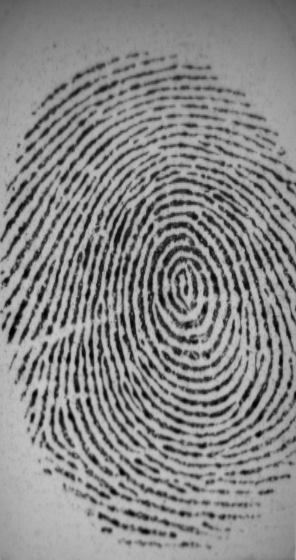
#> input picture categories/fingerprintTemp/anh.jpg, 296 x 560 px
$ python extractMinutiae.py   (older library calls are emulated)
#> lines starting #> are read from the running program, lines starting #| are printed output that depends on the picture; after the words box and inside, x2 and y2 are one past the last pixel; in counts of white or black regions, pixels touching at a corner belong together
### categories/python/enhanced.py
# -*- coding: utf-8 -*-
"""
Created on Sun Mar 29 21:45:22 2020

@author: Admin
"""


import cv2
import numpy as np
from scipy import ndimage
from scipy import signal
import math
import scipy.ndimage


def frequest(im,orientim,windsze,minWaveLength,maxWaveLength):
    rows,cols = np.shape(im)

    # Find mean orientation within the block. This is done by averaging the
    # sines and cosines of the doubled angles before reconstructing the
    # angle again.  This avoids wraparound problems at the origin.

    cosorient = np.mean(np.cos(2*orientim))
    sinorient = np.mean(np.sin(2*orientim))
    orient = math.atan2(sinorient,cosorient)/2

    # Rotate the image block so that the ridges are vertical

    rotim = scipy.ndimage.rotate(im,orient/np.pi*180 + 90,axes=(1,0),reshape = False,order = 3,mode = 'nearest')

    # Now crop the image so that the rotated image does not contain any
    # invalid regions.  This prevents the projection down the columns
    # from being mucked up.

    cropsze = int(np.fix(rows/np.sqrt(2)))
    offset = int(np.fix((rows-cropsze)/2))
    rotim = rotim[offset:offset+cropsze][:,offset:offset+cropsze]

    # Sum down the columns to get a projection of the grey values down
    # the ridges.

    proj = np.sum(rotim,axis = 0)
    dilation = scipy.ndimage.grey_dilation(proj, windsze,structure=np.ones(windsze))

    temp = np.abs(dilation - proj)

    peak_thresh = 2

    maxpts = (temp<peak_thresh) & (proj > np.mean(proj))
    maxind = np.where(maxpts)

    rows_maxind,cols_maxind = np.shape(maxind)

    # Determine the spatial frequency of the ridges by divinding the
    # distance between the 1st and last peaks by the (No of peaks-1). If no
    # peaks are detected, or the wavelength is outside the allowed bounds,
    # the frequency image is set to 0

    if(cols_maxind<2):
        freqim = np.zeros(im.shape)
    else:
        NoOfPeaks = cols_maxind
        waveLength = (maxind[0][cols_maxind-1] - maxind[0][0])/(NoOfPeaks - 1)
        if waveLength>=minWaveLength and waveLength<=maxWaveLength:
            freqim = 1/np.double(waveLength) * np.ones(im.shape)
        else:
            freqim = np.zeros(im.shape)

    return(freqim)

def normalise(img):
    normed = (img - np.mean(img))/(np.std(img))
    return(normed)

def ridge_segment(im, blksze, thresh):
    rows, cols = np.shape(im)

    # normalise to get zero mean and unit standard deviation
    im = normalise(im)

    new_rows =  np.int(blksze * np.ceil((np.float(rows))/(np.float(blksze))))
    new_cols =  np.int(blksze * np.ceil((np.float(cols))/(np.float(blksze))))

    padded_img = np.zeros((new_rows,new_cols))
    stddevim = np.zeros((new_rows,new_cols))

    padded_img[0:rows][:,0:cols] = im

    for i in range(0,new_rows,blksze):
        for j in range(0,new_cols,blksze):
            block = padded_img[i:i+blksze][:,j:j+blksze]

            stddevim[i:i+blksze][:,j:j+blksze] = np.std(block)*np.ones(block.shape)

    stddevim = stddevim[0:rows][:,0:cols]

    mask = stddevim > thresh

    mean_val = np.mean(im[mask])

    std_val = np.std(im[mask])

    normim = (im - mean_val)/(std_val)

    return(normim,mask)

def ridge_orient(im, gradientsigma, blocksigma, orientsmoothsigma):
    rows,cols = im.shape
    #Calculate image gradients.
    sze = np.fix(6*gradientsigma)
    if np.remainder(sze,2) == 0:
        sze = sze+1

    gauss = cv2.getGaussianKernel(np.int(sze),gradientsigma)
    f = gauss * gauss.T

    fy,fx = np.gradient(f)   #Gradient of Gaussian

    #Gx = ndimage.convolve(np.double(im),fx);
    #Gy = ndimage.convolve(np.double(im),fy);

    Gx = signal.convolve2d(im,fx,mode='same')
    Gy = signal.convolve2d(im,fy,mode='same')

    Gxx = np.power(Gx,2)
    Gyy = np.power(Gy,2)
    Gxy = Gx*Gy

    #Now smooth the covariance data to perform a weighted summation of the data.

    sze = np.fix(6*blocksigma)

    gauss = cv2.getGaussianKernel(np.int(sze),blocksigma)
    f = gauss * gauss.T

    Gxx = ndimage.convolve(Gxx,f)
    Gyy = ndimage.convolve(Gyy,f)
    Gxy = 2*ndimage.convolve(Gxy,f)

    # Analytic solution of principal direction
    denom = np.sqrt(np.power(Gxy,2) + np.power((Gxx - Gyy),2)) + np.finfo(float).eps

    sin2theta = Gxy/denom;           # Sine and cosine of doubled angles
    cos2theta = (Gxx-Gyy)/denom


    if orientsmoothsigma:
        sze = np.fix(6*orientsmoothsigma)
        if np.remainder(sze,2) == 0:
            sze = sze+1
        gauss = cv2.getGaussianKernel(np.int(sze),orientsmoothsigma)
        f = gauss * gauss.T
        cos2theta = ndimage.convolve(cos2theta,f) # Smoothed sine and cosine of
        sin2theta = ndimage.convolve(sin2theta,f) # doubled angles

    orientim = np.pi/2 + np.arctan2(sin2theta,cos2theta)/2
    return(orientim)

def ridge_freq(im, mask, orient, blksze, windsze,minWaveLength, maxWaveLength):
    rows,cols = im.shape
    freq = np.zeros((rows,cols))

    for r in range(0,rows-blksze,blksze):
        for c in range(0,cols-blksze,blksze):
            blkim = im[r:r+blksze][:,c:c+blksze]
            blkor = orient[r:r+blksze][:,c:c+blksze]

            freq[r:r+blksze][:,c:c+blksze] = frequest(blkim,blkor,windsze,minWaveLength,maxWaveLength)

    freq = freq*mask
    freq_1d = np.reshape(freq,(1,rows*cols))
    ind = np.where(freq_1d>0)

    ind = np.array(ind)
    ind = ind[1,:]

    non_zero_elems_in_freq = freq_1d[0][ind]

    meanfreq = np.mean(non_zero_elems_in_freq)
    #medianfreq = np.median(non_zero_elems_in_freq)       # does not work properly
    return(freq,meanfreq)

def ridge_filter(im, orient, freq, kx, ky):
    angleInc = 3
    im = np.double(im)
    rows,cols = im.shape
    newim = np.zeros((rows,cols))
    newim = newim + 255

    freq_1d = np.reshape(freq,(1,rows*cols))
    ind = np.where(freq_1d>0)

    ind = np.array(ind)
    ind = ind[1,:]

    # Round the array of frequencies to the nearest 0.01 to reduce the
    # number of distinct frequencies we have to deal with.

    non_zero_elems_in_freq = freq_1d[0][ind]
    non_zero_elems_in_freq = np.double(np.round((non_zero_elems_in_freq*100)))/100

    unfreq = np.unique(non_zero_elems_in_freq)

    # Generate filters corresponding to these distinct frequencies and
    # orientations in 'angleInc' increments.

    sigmax = 1/unfreq[0]*kx
    sigmay = 1/unfreq[0]*ky

    sze = np.int(np.round(3*np.max([sigmax,sigmay])))

    x,y = np.meshgrid(np.linspace(-sze,sze,(2*sze + 1)),np.linspace(-sze,sze,(2*sze + 1)))

    reffilter = np.exp(-(( (np.power(x,2))/(sigmax*sigmax) + (np.power(y,2))/(sigmay*sigmay)))) * np.cos(2*np.pi*unfreq[0]*x) # this is the original gabor filter

    filt_rows, filt_cols = reffilter.shape

    angleRange = np.int(180 / angleInc)

    gabor_filter = np.array(np.zeros((angleRange,filt_rows,filt_cols)))

    for o in range(0, angleRange):

        # Generate rotated versions of the filter.  Note orientation
        # image provides orientation *along* the ridges, hence +90
        # degrees, and imrotate requires angles +ve anticlockwise, hence
        # the minus sign.

        rot_filt = scipy.ndimage.rotate(reffilter,-(o*angleInc + 90),reshape = False)
        gabor_filter[o] = rot_filt

    # Find indices of matrix points greater than maxsze from the image
    # boundary

    maxsze = int(sze)

    temp = freq>0
    validr,validc = np.where(temp)

    temp1 = validr>maxsze
    temp2 = validr<rows - maxsze
    temp3 = validc>maxsze
    temp4 = validc<cols - maxsze

    final_temp = temp1 & temp2 & temp3 & temp4

    finalind = np.where(final_temp)

    # Convert orientation matrix values from radians to an index value
    # that corresponds to round(degrees/angleInc)

    maxorientindex = np.round(180/angleInc)
    orientindex = np.round(orient/np.pi*180/angleInc)

    #do the filtering
    for i in range(0,rows):
        for j in range(0,cols):
            if(orientindex[i][j] < 1):
                orientindex[i][j] = orientindex[i][j] + maxorientindex
            if(orientindex[i][j] > maxorientindex):
                orientindex[i][j] = orientindex[i][j] - maxorientindex
    finalind_rows,finalind_cols = np.shape(finalind)
    sze = int(sze)
    for k in range(0,finalind_cols):
        r = validr[finalind[0][k]]
        c = validc[finalind[0][k]]

        img_block = im[r-sze:r+sze + 1][:,c-sze:c+sze + 1]

        newim[r][c] = np.sum(img_block * gabor_filter[int(orientindex[r][c]) - 1])

    return(newim);

def image_enhance(img):
    blksze = 16
    thresh = 0.1
    normim,mask = ridge_segment(img,blksze,thresh)


    gradientsigma = 1
    blocksigma = 7
    orientsmoothsigma = 7
    orientim = ridge_orient(normim, gradientsigma, blocksigma, orientsmoothsigma)


    blksze = 38
    windsze = 5
    minWaveLength = 5
    maxWaveLength = 15
    freq,medfreq = ridge_freq(normim, mask, orientim, blksze, windsze, minWaveLength,maxWaveLength)


    freq = medfreq*mask
    kx = 0.65
    ky = 0.65
    newim = ridge_filter(normim, orientim, freq, kx, ky)

    return(newim, orientim, mask)

### categories/fingerprintTemp/extractMinutiae.py
# -*- coding: utf-8 -*-
"""
Created on Fri Apr 17 22:04:52 2020

@author: Admin
"""


# -*- coding: utf-8 -*-
"""
Spyder Editor

This is a temporary script file.
"""
import os
import cv2
import numpy as np
from skimage.morphology import skeletonize
import skimage
from enhanced import image_enhance, ridge_orient
import math

def extractMinutiae(img, orientim):

    # extract minutiae
    rows, cols = img.shape;
    minutiaeList = []
    for i in range(1, rows - 1):
        for j in range(1, cols - 1):
            if(img[i][j] == 1):
                listPoints = [img[i-1][j-1], img[i-1][j], img[i-1][j+1], img[i][j+1], img[i+1][j+1], img[i+1][j], img[i+1][j-1], img[i][j-1], img[i-1][j-1]]
                CN = 0
                for k in range(0, 8):
                    if(listPoints[k] != listPoints[k+1]):
                        CN = CN + 1
                CN = CN / 2
                if(CN == 1):
                    minutiaeList.append((i, j, orientim[i][j], 1))
                elif(CN == 3):
                    minutiaeList.append((i, j, orientim[i][j], 3))

    # remove false minutiae
    ####### time 1 ##################
    SpuriousMin = []
    numPoints = len(minutiaeList)
    x_min = x_max = minutiaeList[0][0]
    y_min = y_max = minutiaeList[0][1]
    for i in range(1, numPoints):
        if(x_min > minutiaeList[i][0]):
            x_min = minutiaeList[i][0]
        if(x_max < minutiaeList[i][0]):
            x_max = minutiaeList[i][0]
        if(y_min > minutiaeList[i][1]):
            y_min = minutiaeList[i][1]
        if(y_max < minutiaeList[i][1]):
            y_max = minutiaeList[i][1]

    for i in range(0, numPoints):
        x = minutiaeList[i][0]
        y = minutiaeList[i][1]
        if(x - x_min < 10 or x_max - x < 10 or y - y_min < 10 or y_max - y < 10):
            SpuriousMin.append(i)

    new = []
    SpuriousMin = np.unique(SpuriousMin)
    for i in range(0, numPoints):
        if(not i in SpuriousMin):
            new.append(minutiaeList[i])
    # [29 lines of commented-out code are left out]


    numPoints = len(new)
    SpuriousMin = []
    for i in range(0, numPoints - 1):
        for j in range(i + 1, numPoints):
            (X1, Y1) = new[i][0:2]
            (X2, Y2) = new[j][0:2]
            distance = np.sqrt((X2-X1)**2 + (Y2-Y1)**2)
            if(distance < 7):
                SpuriousMin.append(i)
                SpuriousMin.append(j)

    new1 = []
    SpuriousMin = np.unique(SpuriousMin)
    for i in range(0, numPoints):
        if(not i in SpuriousMin):
            new1.append(new[i])

    numPoints = len(new1)
    x_min = x_max = new1[0][0]
    y_min = y_max = new1[0][1]
    for i in range(1, numPoints):
        if(x_min > new1[i][0]):
            x_min = new1[i][0]
        if(x_max < new1[i][0]):
            x_max = new1[i][0]
        if(y_min > new1[i][1]):
            y_min = new1[i][1]
        if(y_max < new1[i][1]):
            y_max = new1[i][1]

    center = ((x_min + x_max)/2 , (y_min + y_max)/2)

    return (new1, center)

# [22 lines left out: function matchingFingerprint, not called in this run]

def blockImage(orientim):
    r, c = orientim.shape
    rows = r//3
    cols = c//3
    newImg = np.zeros((rows, cols))
    for i in range(0, rows):
        for j in range(0, cols):
            x = i*3
            y = j*3
            sums = orientim[x][y] + orientim[x][y+1] + orientim[x][y+2] + orientim[x+1][y] + orientim[x+1][y+1] + orientim[x+1][y+2] + orientim[x+2][y] + orientim[x+2][y+1] + orientim[x+2][y+2]
            sums = sums/9
            newImg[i][j] = sums
    return newImg

def detectCorePoint(or_im):
    orientim = blockImage(or_im)
    rows, cols = orientim.shape
    core = ()
    cons_min = 500
    for i in range(2, rows - 2):
        for j in range(2, cols - 2):
            # listR = [orientim[i-2][j]*180/math.pi, orientim[i-2][j-1]*180/math.pi, orientim[i-2][j-2]*180/math.pi, orientim[i-1][j-2]*180/math.pi,
            #          orientim[i][j-2]*180/math.pi, orientim[i+1][j-2]*180/math.pi, orientim[i+2][j-2]*180/math.pi, orientim[i+2][j-1]*180/math.pi,
            #          orientim[i+2][j]*180/math.pi, orientim[i+2][j+1]*180/math.pi, orientim[i+2][j+2]*180/math.pi, orientim[i+1][j+2]*180/math.pi,
            #          orientim[i][j+2]*180/math.pi, orientim[i-1][j+2]*180/math.pi, orientim[i-2][j+2]*180/math.pi, orientim[i-2][j+1]*180/math.pi]

            listR = [orientim[i-2][j]*180/math.pi, orientim[i-2][j+1]*180/math.pi, orientim[i-2][j+2]*180/math.pi, orientim[i-1][j+2]*180/math.pi,
                     orientim[i][j+2]*180/math.pi, orientim[i+1][j+2]*180/math.pi, orientim[i+2][j+2]*180/math.pi, orientim[i+2][j-1]*180/math.pi,
                     orientim[i+2][j]*180/math.pi, orientim[i+2][j-1]*180/math.pi, orientim[i+2][j-2]*180/math.pi, orientim[i+1][j-2]*180/math.pi,
                     orientim[i][j-2]*180/math.pi, orientim[i-1][j-2]*180/math.pi, orientim[i-2][j-2]*180/math.pi, orientim[i-2][j-1]*180/math.pi]
            A = 0
            if((listR[0] >= 0 and listR[0] < 50) or (listR[0] >= 120 and listR[0] < 180)):
                A += 1
            if(listR[1] >= 0 and listR[1] < 80):
                A += 1
            if(listR[2] >= 15 and listR[2] < 90):
                A += 1
            if(listR[3] >= 15 and listR[3] < 95):
                A += 1
            if(listR[4] >= 15 and listR[4] < 100):
                A += 1
            if(listR[5] >= 20 and listR[5] < 120):
                A += 1
            if(listR[6] >= 20 and listR[6] < 115):
                A += 1
            if(listR[7] >= 25 and listR[7] < 125):
                A += 1
            if(listR[8] >= 40 and listR[8] < 140):
                A += 1
            if(listR[9] >= 40 and listR[9] < 150):
                A += 1
            if(listR[10] >= 40 and listR[10] < 160):
                A += 1
            if(listR[11] >= 40 and listR[11] < 165):
                A += 1
            if(listR[12] >= 60 and listR[12] < 175):
                A += 1
            if(listR[13] >= 100 and listR[13] < 180):
                A += 1
            if(listR[14] >= 122 and listR[14] < 180):
                A += 1
            if((listR[15] >= 120 and listR[15] < 180) or (listR[15] >=0 and listR[15] < 40)):
                A += 1

            if(A >= 15):
                sum_cos = sum_sin = 0
                for k in range(0, 16):
                    angle = listR[k]*math.pi/90
                    sum_cos += math.cos(angle)
                    sum_sin += math.sin(angle)
                cons = math.sqrt(sum_cos**2 + sum_sin**2)/16
                if(cons_min > cons):
                    cons_min = cons
                    core = (i, j)


    if(len(core) == 0):
        cons_min = 500
        g_x, g_y = np.gradient(orientim)
        G = np.zeros(orientim.shape)
        for i in range(0, rows):
            for j in range(0, cols):
                G[i][j] = math.sqrt(g_x[i][j]**2 + g_y[i][j]**2)
        for i in range(2, rows - 2):
            for j in range(2, cols - 2):
                if(orientim[i][j] > 2.15 and (G[i][j] >= 0.55 and G[i][j] <= 1.75)):
                    listR = [orientim[i-2][j], orientim[i-2][j+1], orientim[i-2][j+2], orientim[i-1][j+2],
                             orientim[i][j+2], orientim[i+1][j+2], orientim[i+2][j+2], orientim[i+2][j-1],
                             orientim[i+2][j], orientim[i+2][j-1], orientim[i+2][j-2], orientim[i+1][j-2],
                             orientim[i][j-2], orientim[i-1][j-2], orientim[i-2][j-2], orientim[i-2][j-1]]
                    sum_cos = sum_sin = 0
                    for k in range(0, 16):
                        angle = 2*listR[k]
                        sum_cos += math.cos(angle)
                        sum_sin += math.sin(angle)
                        cons = math.sqrt(sum_cos**2 + sum_sin**2)/16
                        if(cons_min > cons):
                            cons_min = cons
                            core = (i, j)


    (x, y) = core
    x = x*3 + 1
    y = y*3 + 1
    core = (x, y, or_im[x][y], 0)

    return core

######### read fingerprint image ##########
path = r'anh.jpg'
img = cv2.imread(path, 0)
#> img is the input picture: shape (560, 296); min 0, max 207, mean 135.7
#img = cv2.cvtColor(img, cv2.COLOR_BGR2GRAY)
###########################################


################################
# cv2.imshow('original image', img)


############## enhanced image #########################
rows, cols = np.shape(img)
aspect_ratio = np.double(rows)/np.double(cols)
new_rows = 350
new_cols = new_rows/aspect_ratio
img = cv2.resize(img,(np.int(new_cols),np.int(new_rows)))
#> img: shape (350, 185)
img1, orientim, mask = image_enhance(img)
#> after the loop in ridge_segment, `for i in range(0,new_rows,blksze):`:
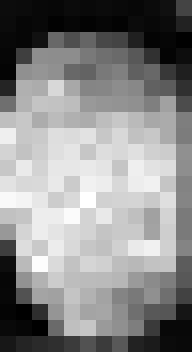
#> stddevim: shape (352, 192) float64; min 0.0828, max 1.41, mean 0.804; drawn with min black and max white
#> in ridge_segment, `mask = stddevim > thresh`:
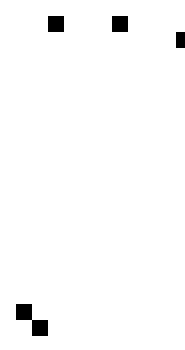
#> mask: shape (350, 185) bool; 98.2% white; 4 black regions, box (x1, y1, x2, y2) and area: (16, 304, 48, 336) 512, (48, 16, 64, 32) 256, (112, 16, 128, 32) 256, (176, 32, 185, 48) 144
#> in ridge_segment, `mean_val = np.mean(im[mask])`: mean_val = -0.00863
#> in ridge_segment, `std_val = np.std(im[mask])`: std_val = 1
#> in ridge_orient, `rows,cols = im.shape`: rows = 350; cols = 185
#> in ridge_freq, `rows,cols = im.shape`: rows = 350; cols = 185
#> the loop in ridge_freq, `for r in range(0,rows-blksze,blksze):` made 9 passes
#> after the loop in ridge_freq, `for r in range(0,rows-blksze,blksze):`:
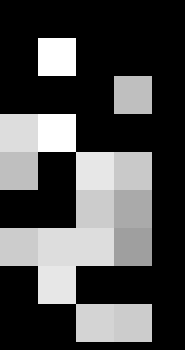
#> freq: shape (350, 185) float64; min 0, max 0.2, mean 0.0591; drawn with min black and max white
#> in ridge_freq, `ind = np.where(freq_1d>0)`: ind = 23104 positions, rows 0 to 0, columns 7068 to 63236
#> in ridge_freq, `meanfreq = np.mean(non_zero_elems_in_freq)`: meanfreq = 0.166
#> in ridge_filter, `rows,cols = im.shape`: rows = 350; cols = 185
#> in ridge_filter, `ind = np.where(freq_1d>0)`: ind = 63582 positions, rows 0 to 0, columns 0 to 64749
#> in ridge_filter, `unfreq = np.unique(non_zero_elems_in_freq)`: unfreq = [0.17]
#> in ridge_filter, `sigmax = 1/unfreq[0]*kx`: sigmax = 3.82
#> in ridge_filter, `sze = np.int(np.round(3*np.max([sigmax,sigmay])))`: sze = 11
#> in ridge_filter, `filt_rows, filt_cols = reffilter.shape`: filt_rows = 23
#> in ridge_filter, `maxsze = int(sze)`: maxsze = 11
#> after the loop in ridge_filter, `for i in range(0,rows):`:
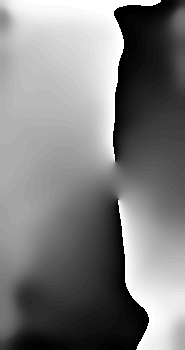
#> orientindex: shape (350, 185) float64; min 1, max 60, mean 30.3; drawn with min black and max white
#> in ridge_filter, `finalind_rows,finalind_cols = np.shape(finalind)`: finalind_rows = 1; finalind_cols = 51950
#> after the loop in ridge_filter, `for k in range(0,finalind_cols):`:
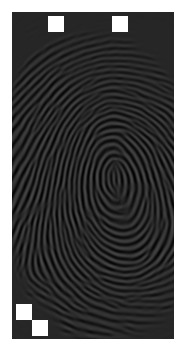
#> newim: shape (350, 185) float64; min -45.05, max 255, mean 50.4; drawn with min black and max white
img1 = 255*img1
#######################################################


####################################
# cv2.imshow('enhanced image', img1)


################## thining image ############################
ret, img2 = cv2.threshold(img1, 0, 255, cv2.THRESH_BINARY)
#> img2: shape (350, 185) float64; 61.6% white; 74 black regions (19 under 20 px), largest, box (x1, y1, x2, y2) and area: (80, 132, 152, 247) 3455, (70, 111, 174, 268) 2046, (46, 96, 174, 317) 1613
bin_thresh = (img2 == 0).astype(int)
skel = skeletonize(bin_thresh)
#> skel: shape (350, 185) bool; 11.7% white in thin lines or dots, all inside (x1, y1, x2, y2) = (12, 12, 174, 339)
#############################################################


or_im = ridge_orient(skel, 1, 7, 7)
#> call 2 of ridge_orient, with gradientsigma = 1, blocksigma = 7, orientsmoothsigma = 7
#> in ridge_orient (call 2), `Gy = signal.convolve2d(im,fy,mode='same')`:
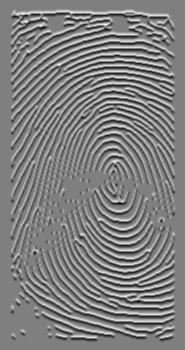
#> Gy: shape (350, 185) float64; min -0.24, max 0.239, mean -6.86e-19; drawn with min black and max white
#> in ridge_orient (call 2), `Gxx = np.power(Gx,2)`:
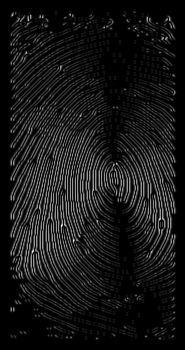
#> Gxx: shape (350, 185) float64; min 0, max 0.0513, mean 0.0047; drawn with min black and max white


############# extract minutiae and detect core point #########
minutiaeList, center = extractMinutiae(skel, or_im)
#> in extractMinutiae, `rows, cols = img.shape;`: rows = 350; cols = 185
#> after the loop in extractMinutiae, `for i in range(1, rows - 1):`: minutiaeList = 224 items, first 6: (12, 14, 2.76, 1), (13, 71, 3.08, 3), (13, 124, 0.0476, 3), (14, 23, 2.81, 3), (14, 29, 2.87, 3), (14, 42, 2.99, 3)
#> in extractMinutiae, `numPoints = len(minutiaeList)`: numPoints = 224
#> in extractMinutiae, `x_min = x_max = minutiaeList[0][0]`: x_min = 12
#> in extractMinutiae, `y_min = y_max = minutiaeList[0][1]`: y_min = 14
#> the loop in extractMinutiae, `for i in range(1, numPoints):` made 223 passes
#> (x_max, y_max) on passes 1, 17: (13, 71), (20, 168)
#> after the loop in extractMinutiae, `for i in range(1, numPoints):`: x_max = 338; x_min = 12; y_max = 173; y_min = 12
# point, list_core = detectCorePoint(orientim, center)
point = detectCorePoint(or_im)

#############################################################

final_minutiae_list = []
final_minutiae_list.append(point)
length = len(minutiaeList)
for i in range(0, length):
    final_minutiae_list.append(minutiaeList[i])


user_id = '000009'
with open('database_db2_input.txt', 'a') as db_f:
    db_f.write(user_id)
    db_f.write('\n')
    db_f.write(str(final_minutiae_list))
    db_f.write('\n')


# [7 lines of commented-out code are left out]
numPoints = len(minutiaeList)
print(numPoints)
#| 59

for i in range(0, numPoints):
    (x, y) = minutiaeList[i][0:2]
    (rr, cc) = skimage.draw.circle_perimeter(x, y, 3)
    skel[rr, cc] = 1
skel = (skel == 0).astype(np.uint8)
skel = 255*skel

# [34 lines of commented-out code are left out]


cv2.imshow('image test3', skel)
# [9 lines of commented-out code are left out]


cv2.waitKey()
cv2.destroyAllWindows()

#img_name = '1_test.jpg'
#cv2.imwrite('../' + img_name, skel)
